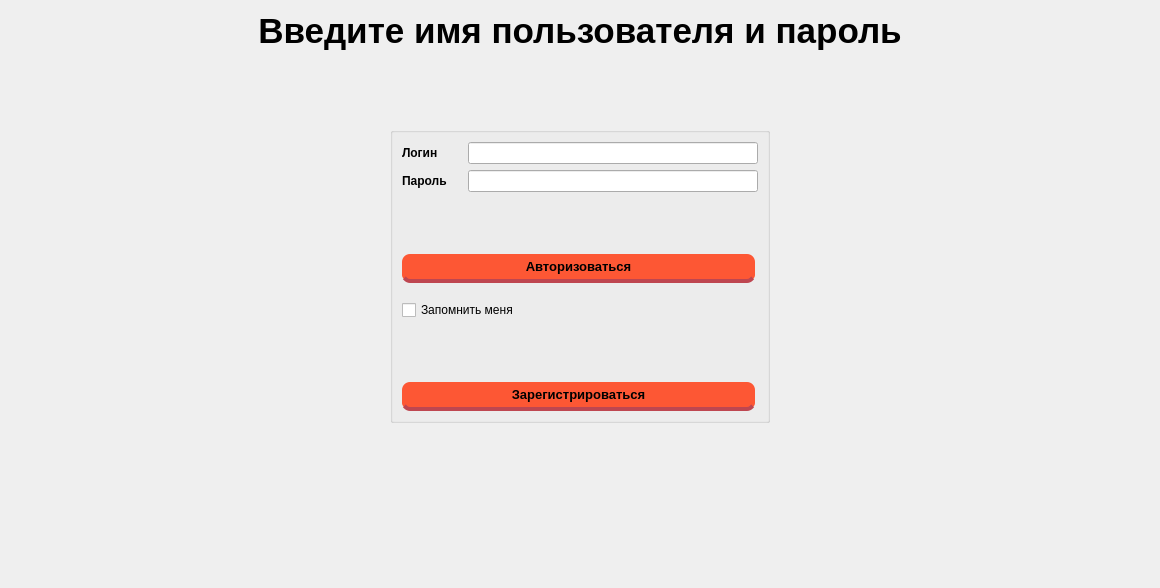
<?xml version="1.0" encoding="UTF-8"?>
<ui version="4.0">
 <class>authorization_window</class>
 <widget class="QDialog" name="authorization_window">
  <property name="geometry">
   <rect>
    <x>0</x>
    <y>0</y>
    <width>1160</width>
    <height>588</height>
   </rect>
  </property>
  <property name="windowTitle">
   <string>PokiRock</string>
  </property>
  <property name="styleSheet">
   <string notr="true">QWidget[objectName=&quot;authorization_window&quot;]{ background-color: white;} </string>
  </property>
  <layout class="QVBoxLayout" name="verticalLayout_4">
   <item>
    <widget class="QLabel" name="label_3">
     <property name="styleSheet">
      <string notr="true">color: black;</string>
     </property>
     <property name="text">
      <string>&lt;html&gt;&lt;head/&gt;&lt;body&gt;&lt;p align=&quot;center&quot;&gt;&lt;span style=&quot; font-size:26pt; font-weight:600;&quot;&gt;Введите имя пользователя и пароль&lt;/span&gt;&lt;/p&gt;&lt;/body&gt;&lt;/html&gt;</string>
     </property>
     <property name="wordWrap">
      <bool>true</bool>
     </property>
    </widget>
   </item>
   <item>
    <spacer name="verticalSpacer_2">
     <property name="orientation">
      <enum>Qt::Vertical</enum>
     </property>
     <property name="sizeType">
      <enum>QSizePolicy::Fixed</enum>
     </property>
     <property name="sizeHint" stdset="0">
      <size>
       <width>20</width>
       <height>70</height>
      </size>
     </property>
    </spacer>
   </item>
   <item>
    <layout class="QGridLayout" name="gridLayout">
     <property name="sizeConstraint">
      <enum>QLayout::SetMaximumSize</enum>
     </property>
     <item row="0" column="1">
      <widget class="QGroupBox" name="groupBox">
       <property name="title">
        <string/>
       </property>
       <layout class="QVBoxLayout" name="verticalLayout_3">
        <property name="sizeConstraint">
         <enum>QLayout::SetMaximumSize</enum>
        </property>
        <item>
         <layout class="QVBoxLayout" name="verticalLayout_2">
          <item>
           <layout class="QVBoxLayout" name="verticalLayout">
            <property name="sizeConstraint">
             <enum>QLayout::SetFixedSize</enum>
            </property>
            <item>
             <layout class="QHBoxLayout" name="horizontalLayout">
              <item>
               <widget class="QLabel" name="label">
                <property name="sizePolicy">
                 <sizepolicy hsizetype="Fixed" vsizetype="Preferred">
                  <horstretch>0</horstretch>
                  <verstretch>0</verstretch>
                 </sizepolicy>
                </property>
                <property name="minimumSize">
                 <size>
                  <width>60</width>
                  <height>0</height>
                 </size>
                </property>
                <property name="font">
                 <font>
                  <family>MS Shell Dlg 2</family>
                  <pointsize>9</pointsize>
                  <weight>75</weight>
                  <bold>true</bold>
                 </font>
                </property>
                <property name="text">
                 <string>Логин</string>
                </property>
               </widget>
              </item>
              <item>
               <widget class="QLineEdit" name="Login">
                <property name="sizePolicy">
                 <sizepolicy hsizetype="Expanding" vsizetype="Fixed">
                  <horstretch>0</horstretch>
                  <verstretch>0</verstretch>
                 </sizepolicy>
                </property>
               </widget>
              </item>
             </layout>
            </item>
            <item>
             <layout class="QHBoxLayout" name="horizontalLayout_2">
              <item>
               <widget class="QLabel" name="label_2">
                <property name="sizePolicy">
                 <sizepolicy hsizetype="Fixed" vsizetype="Preferred">
                  <horstretch>0</horstretch>
                  <verstretch>0</verstretch>
                 </sizepolicy>
                </property>
                <property name="minimumSize">
                 <size>
                  <width>60</width>
                  <height>0</height>
                 </size>
                </property>
                <property name="font">
                 <font>
                  <pointsize>9</pointsize>
                  <weight>75</weight>
                  <bold>true</bold>
                 </font>
                </property>
                <property name="text">
                 <string>Пароль</string>
                </property>
               </widget>
              </item>
              <item>
               <widget class="QLineEdit" name="Password">
                <property name="sizePolicy">
                 <sizepolicy hsizetype="Expanding" vsizetype="Fixed">
                  <horstretch>0</horstretch>
                  <verstretch>0</verstretch>
                 </sizepolicy>
                </property>
               </widget>
              </item>
             </layout>
            </item>
           </layout>
          </item>
         </layout>
        </item>
        <item>
         <spacer name="verticalSpacer_3">
          <property name="orientation">
           <enum>Qt::Vertical</enum>
          </property>
          <property name="sizeType">
           <enum>QSizePolicy::Preferred</enum>
          </property>
          <property name="sizeHint" stdset="0">
           <size>
            <width>20</width>
            <height>60</height>
           </size>
          </property>
         </spacer>
        </item>
        <item>
         <widget class="QPushButton" name="authorizate">
          <property name="sizePolicy">
           <sizepolicy hsizetype="Preferred" vsizetype="Preferred">
            <horstretch>0</horstretch>
            <verstretch>0</verstretch>
           </sizepolicy>
          </property>
          <property name="font">
           <font>
            <pointsize>10</pointsize>
            <weight>75</weight>
            <bold>true</bold>
           </font>
          </property>
          <property name="cursor">
           <cursorShape>PointingHandCursor</cursorShape>
          </property>
          <property name="styleSheet">
           <string notr="true">QPushButton {
	color: black;
  margin-right: 3%;
  margin-top: 5px;
  border-radius: 8px;
  padding: 5px 9px;
  font-size: 1.2em;
  background-color:rgba(255, 70, 31, 0.9);
  border-bottom: 4px solid rgba(190, 70, 80,1);
}

QPushButton:hover {
  background-color: rgba(255, 130, 40, 1);
  border-left: 2px solid rgba(210, 105, 80, 1);
   border-right: 2px solid rgba(210, 105, 80, 1);
   border-bottom: 6px solid rgba(210, 105, 80, 1);
}
QPushButton:pressed {
  background-color: rgba(190, 60, 35, 1);
  border-left: 1px solid rgba(156, 38, 34, 1);
  border-right: -1px solid rgba(156, 38, 34, 1);
  border-top: 5px solid rgba(156, 38, 34, 1);
  padding-top: 3px;  
  border-bottom: none;  
}</string>
          </property>
          <property name="text">
           <string>Авторизоваться</string>
          </property>
         </widget>
        </item>
        <item>
         <spacer name="verticalSpacer_4">
          <property name="orientation">
           <enum>Qt::Vertical</enum>
          </property>
          <property name="sizeType">
           <enum>QSizePolicy::Preferred</enum>
          </property>
          <property name="sizeHint" stdset="0">
           <size>
            <width>20</width>
            <height>20</height>
           </size>
          </property>
         </spacer>
        </item>
        <item>
         <widget class="QCheckBox" name="checkBox">
          <property name="text">
           <string>Запомнить меня</string>
          </property>
         </widget>
        </item>
        <item>
         <spacer name="verticalSpacer">
          <property name="orientation">
           <enum>Qt::Vertical</enum>
          </property>
          <property name="sizeType">
           <enum>QSizePolicy::Preferred</enum>
          </property>
          <property name="sizeHint" stdset="0">
           <size>
            <width>20</width>
            <height>60</height>
           </size>
          </property>
         </spacer>
        </item>
        <item>
         <widget class="QPushButton" name="registrate">
          <property name="sizePolicy">
           <sizepolicy hsizetype="Minimum" vsizetype="Preferred">
            <horstretch>0</horstretch>
            <verstretch>0</verstretch>
           </sizepolicy>
          </property>
          <property name="font">
           <font>
            <pointsize>10</pointsize>
            <weight>75</weight>
            <bold>true</bold>
           </font>
          </property>
          <property name="cursor">
           <cursorShape>PointingHandCursor</cursorShape>
          </property>
          <property name="styleSheet">
           <string notr="true">QPushButton {
	color: black;
  margin-right: 3%;
  margin-top: 5px;
  border-radius: 8px;
  padding: 5px 9px;
  font-size: 1.2em;
  background-color:rgba(255, 70, 31, 0.9);
  border-bottom: 4px solid rgba(190, 70, 80,1);
}

QPushButton:hover {
  background-color: rgba(255, 130, 40, 1);
  border-left: 2px solid rgba(210, 105, 80, 1);
   border-right: 2px solid rgba(210, 105, 80, 1);
   border-bottom: 6px solid rgba(210, 105, 80, 1);
}
QPushButton:pressed {
  background-color: rgba(190, 60, 35, 1);
  border-left: 1px solid rgba(156, 38, 34, 1);
  border-right: -1px solid rgba(156, 38, 34, 1);
  border-top: 5px solid rgba(156, 38, 34, 1);
  padding-top: 3px;  
  border-bottom: none;  
}</string>
          </property>
          <property name="text">
           <string>Зарегистрироваться</string>
          </property>
         </widget>
        </item>
       </layout>
      </widget>
     </item>
     <item row="0" column="2">
      <spacer name="horizontalSpacer">
       <property name="orientation">
        <enum>Qt::Horizontal</enum>
       </property>
       <property name="sizeType">
        <enum>QSizePolicy::Expanding</enum>
       </property>
       <property name="sizeHint" stdset="0">
        <size>
         <width>200</width>
         <height>20</height>
        </size>
       </property>
      </spacer>
     </item>
     <item row="0" column="0">
      <spacer name="horizontalSpacer_2">
       <property name="orientation">
        <enum>Qt::Horizontal</enum>
       </property>
       <property name="sizeType">
        <enum>QSizePolicy::Expanding</enum>
       </property>
       <property name="sizeHint" stdset="0">
        <size>
         <width>200</width>
         <height>20</height>
        </size>
       </property>
      </spacer>
     </item>
    </layout>
   </item>
   <item>
    <spacer name="verticalSpacer_5">
     <property name="orientation">
      <enum>Qt::Vertical</enum>
     </property>
     <property name="sizeType">
      <enum>QSizePolicy::Preferred</enum>
     </property>
     <property name="sizeHint" stdset="0">
      <size>
       <width>20</width>
       <height>180</height>
      </size>
     </property>
    </spacer>
   </item>
  </layout>
 </widget>
 <resources/>
 <connections/>
</ui>
